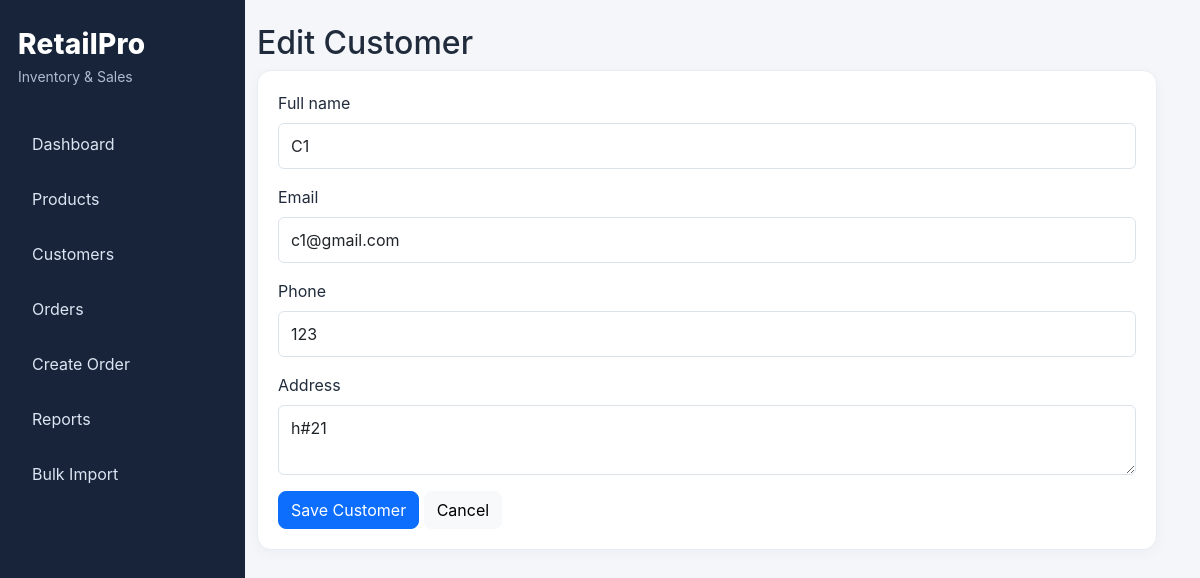
/customers/1/edit, run on the app's committed database.
### tables this page shows
CREATE TABLE customers (
        customer_id INTEGER PRIMARY KEY AUTOINCREMENT,
        name TEXT NOT NULL,
        email TEXT UNIQUE,
        phone TEXT,
        address TEXT,
        created_at TEXT NOT NULL DEFAULT CURRENT_TIMESTAMP
    );

### app.py (the view)
    @app.route("/customers/<int:cid>/edit",methods=["GET","POST"])
    def customer_edit(cid):
        customer=customers.get(cid)
        if not customer: abort(404)
        if request.method=="POST":
            try: customers.update(cid,request.form); flash("Customer updated.","success"); return redirect(url_for("customer_list"))
            except Exception as e: flash(str(e),"danger")
        return render_template("customer_form.html",customer=customer)

### database.py (called while the page is built)
@contextmanager
def get_db_connection():
    conn = sqlite3.connect(str(Config.DATABASE_PATH), timeout=30)
    conn.row_factory = sqlite3.Row
    conn.execute("PRAGMA foreign_keys = ON")
    conn.execute("PRAGMA busy_timeout = 30000")
    try:
        yield conn
        conn.commit()
    except Exception:
        conn.rollback()
        raise
    finally:
        conn.close()

### services.py (called while the page is built)
    def get(self, cid):
        with get_db_connection() as conn:
            return conn.execute("SELECT * FROM customers WHERE customer_id=?", (cid,)).fetchone()

### templates/customer_form.html
{% extends "base.html" %}{% block title %}Customer{% endblock %}{% block content %}
<h2>{{ 'Edit' if customer else 'Add' }} Customer</h2><div class="panel form-panel"><form method="post">
<label class="form-label">Full name</label><input class="form-control mb-3" name="name" required value="{{ customer.name if customer else '' }}">
<label class="form-label">Email</label><input class="form-control mb-3" type="email" name="email" value="{{ customer.email if customer else '' }}">
<label class="form-label">Phone</label><input class="form-control mb-3" name="phone" value="{{ customer.phone if customer else '' }}">
<label class="form-label">Address</label><textarea class="form-control mb-3" name="address">{{ customer.address if customer else '' }}</textarea>
<button class="btn btn-primary">Save Customer</button> <a class="btn btn-light" href="{{ url_for('customer_list') }}">Cancel</a></form></div>{% endblock %}

### static/style.css (style rules this page uses)
:root { --navy:#17243a;--bg:#f4f6fa;--ink:#202b3c }
body { background:var(--bg);color:var(--ink);font-family:Inter,Arial,sans-serif }
.stat,.panel { background:#fff;border:1px solid #e9edf3;border-radius:14px;padding:20px;box-shadow:0 3px 14px rgba(25,40,65,.035) }
.form-panel { max-width:900px }
.form-control,.form-select { border-color:#dce2eb;padding:10px 12px }
.btn { border-radius:8px }

### data on the page
customers: name "C1", email "c1@gmail.com", phone "123", address "h#21"

### other printed values
{{ 'Edit' if customer else 'Add' }} "Edit"
